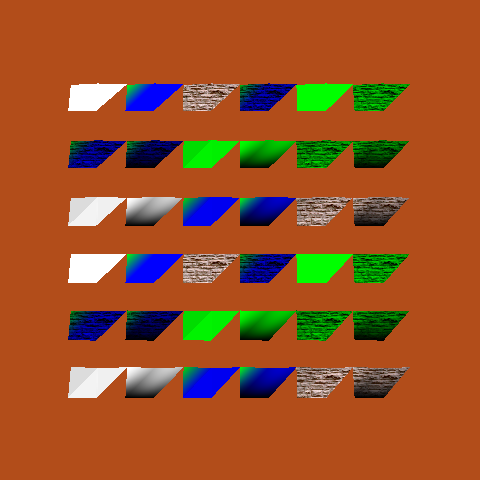

Write Python code to recreate this figure.
#!/usr/bin/env python

# Test vtkPolyDataMapper with all polygon types and various data array combinations.

import os

import vtkmodules.vtkInteractionStyle  # noqa: F401
import vtkmodules.vtkRenderingFreeType  # noqa: F401
import vtkmodules.vtkRenderingOpenGL2  # noqa: F401

from vtkmodules.vtkCommonCore import (
    vtkFloatArray,
    vtkLookupTable,
    vtkPoints,
)
from vtkmodules.vtkCommonDataModel import (
    vtkTriangleStrip,
    vtkUnstructuredGrid,
)
from vtkmodules.vtkFiltersCore import vtkTriangleFilter
from vtkmodules.vtkFiltersGeometry import vtkGeometryFilter
from vtkmodules.vtkIOImage import vtkBMPReader
from vtkmodules.vtkRenderingCore import (
    vtkActor,
    vtkPolyDataMapper,
    vtkRenderWindow,
    vtkRenderWindowInteractor,
    vtkRenderer,
    vtkTexture,
)

# Texture
bmp_reader = vtkBMPReader()
data_dir = os.environ.get("VPE_DATA_DIR", os.path.dirname(os.path.abspath(__file__)))

bmp_reader.SetFileName(os.path.join(data_dir, "masonry.bmp"))

texture = vtkTexture()
texture.SetInputConnection(bmp_reader.GetOutputPort())

# Triangle strip points
triangle_strip_points = vtkPoints()
triangle_strip_points.SetNumberOfPoints(5)
triangle_strip_points.InsertPoint(0, 0, 1, 0)
triangle_strip_points.InsertPoint(1, 0, 0, 0.5)
triangle_strip_points.InsertPoint(2, 1, 1, 0.3)
triangle_strip_points.InsertPoint(3, 1, 0, 0.6)
triangle_strip_points.InsertPoint(4, 2, 1, 0.1)

# Texture coordinates
triangle_strip_tcoords = vtkFloatArray()
triangle_strip_tcoords.SetNumberOfComponents(2)
triangle_strip_tcoords.SetNumberOfTuples(5)
triangle_strip_tcoords.InsertTuple2(0, 0, 1)
triangle_strip_tcoords.InsertTuple2(1, 0, 0)
triangle_strip_tcoords.InsertTuple2(2, 0.5, 1)
triangle_strip_tcoords.InsertTuple2(3, 0.5, 0)
triangle_strip_tcoords.InsertTuple2(4, 1, 1)

# Point scalars
triangle_strip_point_scalars = vtkFloatArray()
triangle_strip_point_scalars.SetNumberOfTuples(5)
triangle_strip_point_scalars.InsertValue(0, 1)
triangle_strip_point_scalars.InsertValue(1, 0)
triangle_strip_point_scalars.InsertValue(2, 0)
triangle_strip_point_scalars.InsertValue(3, 0)
triangle_strip_point_scalars.InsertValue(4, 0)

# Cell scalars
triangle_strip_cell_scalars = vtkFloatArray()
triangle_strip_cell_scalars.SetNumberOfTuples(1)
triangle_strip_cell_scalars.InsertValue(0, 1)

# Point normals
triangle_strip_point_normals = vtkFloatArray()
triangle_strip_point_normals.SetNumberOfComponents(3)
triangle_strip_point_normals.SetNumberOfTuples(5)
triangle_strip_point_normals.InsertTuple3(0, 0, 0, 1)
triangle_strip_point_normals.InsertTuple3(1, 0, 1, 0)
triangle_strip_point_normals.InsertTuple3(2, 0, 1, 1)
triangle_strip_point_normals.InsertTuple3(3, 1, 0, 0)
triangle_strip_point_normals.InsertTuple3(4, 1, 0, 1)

# Cell normals
triangle_strip_cell_normals = vtkFloatArray()
triangle_strip_cell_normals.SetNumberOfComponents(3)
triangle_strip_cell_normals.SetNumberOfTuples(1)
triangle_strip_cell_normals.InsertTuple3(0, 0, 0, 1)

# Triangle strip cell
a_triangle_strip = vtkTriangleStrip()
a_triangle_strip.GetPointIds().SetNumberOfIds(5)
a_triangle_strip.GetPointIds().SetId(0, 0)
a_triangle_strip.GetPointIds().SetId(1, 1)
a_triangle_strip.GetPointIds().SetId(2, 2)
a_triangle_strip.GetPointIds().SetId(3, 3)
a_triangle_strip.GetPointIds().SetId(4, 4)

# Lookup table
lut = vtkLookupTable()
lut.SetNumberOfColors(5)
lut.SetTableValue(0, 0, 0, 1, 1)
lut.SetTableValue(1, 0, 1, 0, 1)
lut.SetTableValue(2, 0, 1, 1, 1)
lut.SetTableValue(3, 1, 0, 0, 1)
lut.SetTableValue(4, 1, 0, 1, 1)

# Strip type, mask=0, position=(0, 0)
grid_0 = vtkUnstructuredGrid()
grid_0.Allocate(1, 1)
grid_0.InsertNextCell(a_triangle_strip.GetCellType(), a_triangle_strip.GetPointIds())
grid_0.SetPoints(triangle_strip_points)
geometry_0 = vtkGeometryFilter()
geometry_0.SetInputData(grid_0)
tri_filter_0 = vtkTriangleFilter()
tri_filter_0.SetInputConnection(geometry_0.GetOutputPort())
mapper_0 = vtkPolyDataMapper()
mapper_0.SetInputConnection(geometry_0.GetOutputPort())
mapper_0.SetLookupTable(lut)
mapper_0.SetScalarRange(0, 4)
actor_0 = vtkActor()
actor_0.SetMapper(mapper_0)
actor_0.AddPosition(0, 0, 0)

# Strip type, mask=1, position=(2, 0)
grid_1 = vtkUnstructuredGrid()
grid_1.Allocate(1, 1)
grid_1.InsertNextCell(a_triangle_strip.GetCellType(), a_triangle_strip.GetPointIds())
grid_1.SetPoints(triangle_strip_points)
geometry_1 = vtkGeometryFilter()
geometry_1.SetInputData(grid_1)
tri_filter_1 = vtkTriangleFilter()
tri_filter_1.SetInputConnection(geometry_1.GetOutputPort())
mapper_1 = vtkPolyDataMapper()
mapper_1.SetInputConnection(geometry_1.GetOutputPort())
mapper_1.SetLookupTable(lut)
mapper_1.SetScalarRange(0, 4)
actor_1 = vtkActor()
actor_1.SetMapper(mapper_1)
grid_1.GetPointData().SetNormals(triangle_strip_point_normals)
actor_1.AddPosition(2, 0, 0)

# Strip type, mask=2, position=(4, 0)
grid_2 = vtkUnstructuredGrid()
grid_2.Allocate(1, 1)
grid_2.InsertNextCell(a_triangle_strip.GetCellType(), a_triangle_strip.GetPointIds())
grid_2.SetPoints(triangle_strip_points)
geometry_2 = vtkGeometryFilter()
geometry_2.SetInputData(grid_2)
tri_filter_2 = vtkTriangleFilter()
tri_filter_2.SetInputConnection(geometry_2.GetOutputPort())
mapper_2 = vtkPolyDataMapper()
mapper_2.SetInputConnection(geometry_2.GetOutputPort())
mapper_2.SetLookupTable(lut)
mapper_2.SetScalarRange(0, 4)
actor_2 = vtkActor()
actor_2.SetMapper(mapper_2)
grid_2.GetPointData().SetScalars(triangle_strip_point_scalars)
mapper_2.SetScalarModeToUsePointData()
actor_2.AddPosition(4, 0, 0)

# Strip type, mask=3, position=(6, 0)
grid_3 = vtkUnstructuredGrid()
grid_3.Allocate(1, 1)
grid_3.InsertNextCell(a_triangle_strip.GetCellType(), a_triangle_strip.GetPointIds())
grid_3.SetPoints(triangle_strip_points)
geometry_3 = vtkGeometryFilter()
geometry_3.SetInputData(grid_3)
tri_filter_3 = vtkTriangleFilter()
tri_filter_3.SetInputConnection(geometry_3.GetOutputPort())
mapper_3 = vtkPolyDataMapper()
mapper_3.SetInputConnection(geometry_3.GetOutputPort())
mapper_3.SetLookupTable(lut)
mapper_3.SetScalarRange(0, 4)
actor_3 = vtkActor()
actor_3.SetMapper(mapper_3)
grid_3.GetPointData().SetNormals(triangle_strip_point_normals)
grid_3.GetPointData().SetScalars(triangle_strip_point_scalars)
mapper_3.SetScalarModeToUsePointData()
actor_3.AddPosition(6, 0, 0)

# Strip type, mask=4, position=(8, 0)
grid_4 = vtkUnstructuredGrid()
grid_4.Allocate(1, 1)
grid_4.InsertNextCell(a_triangle_strip.GetCellType(), a_triangle_strip.GetPointIds())
grid_4.SetPoints(triangle_strip_points)
geometry_4 = vtkGeometryFilter()
geometry_4.SetInputData(grid_4)
tri_filter_4 = vtkTriangleFilter()
tri_filter_4.SetInputConnection(geometry_4.GetOutputPort())
mapper_4 = vtkPolyDataMapper()
mapper_4.SetInputConnection(geometry_4.GetOutputPort())
mapper_4.SetLookupTable(lut)
mapper_4.SetScalarRange(0, 4)
actor_4 = vtkActor()
actor_4.SetMapper(mapper_4)
grid_4.GetPointData().SetTCoords(triangle_strip_tcoords)
actor_4.SetTexture(texture)
actor_4.AddPosition(8, 0, 0)

# Strip type, mask=5, position=(10, 0)
grid_5 = vtkUnstructuredGrid()
grid_5.Allocate(1, 1)
grid_5.InsertNextCell(a_triangle_strip.GetCellType(), a_triangle_strip.GetPointIds())
grid_5.SetPoints(triangle_strip_points)
geometry_5 = vtkGeometryFilter()
geometry_5.SetInputData(grid_5)
tri_filter_5 = vtkTriangleFilter()
tri_filter_5.SetInputConnection(geometry_5.GetOutputPort())
mapper_5 = vtkPolyDataMapper()
mapper_5.SetInputConnection(geometry_5.GetOutputPort())
mapper_5.SetLookupTable(lut)
mapper_5.SetScalarRange(0, 4)
actor_5 = vtkActor()
actor_5.SetMapper(mapper_5)
grid_5.GetPointData().SetNormals(triangle_strip_point_normals)
grid_5.GetPointData().SetTCoords(triangle_strip_tcoords)
actor_5.SetTexture(texture)
actor_5.AddPosition(10, 0, 0)

# Strip type, mask=6, position=(0, 2)
grid_6 = vtkUnstructuredGrid()
grid_6.Allocate(1, 1)
grid_6.InsertNextCell(a_triangle_strip.GetCellType(), a_triangle_strip.GetPointIds())
grid_6.SetPoints(triangle_strip_points)
geometry_6 = vtkGeometryFilter()
geometry_6.SetInputData(grid_6)
tri_filter_6 = vtkTriangleFilter()
tri_filter_6.SetInputConnection(geometry_6.GetOutputPort())
mapper_6 = vtkPolyDataMapper()
mapper_6.SetInputConnection(geometry_6.GetOutputPort())
mapper_6.SetLookupTable(lut)
mapper_6.SetScalarRange(0, 4)
actor_6 = vtkActor()
actor_6.SetMapper(mapper_6)
grid_6.GetPointData().SetScalars(triangle_strip_point_scalars)
mapper_6.SetScalarModeToUsePointData()
grid_6.GetPointData().SetTCoords(triangle_strip_tcoords)
actor_6.SetTexture(texture)
actor_6.AddPosition(0, 2, 0)

# Strip type, mask=7, position=(2, 2)
grid_7 = vtkUnstructuredGrid()
grid_7.Allocate(1, 1)
grid_7.InsertNextCell(a_triangle_strip.GetCellType(), a_triangle_strip.GetPointIds())
grid_7.SetPoints(triangle_strip_points)
geometry_7 = vtkGeometryFilter()
geometry_7.SetInputData(grid_7)
tri_filter_7 = vtkTriangleFilter()
tri_filter_7.SetInputConnection(geometry_7.GetOutputPort())
mapper_7 = vtkPolyDataMapper()
mapper_7.SetInputConnection(geometry_7.GetOutputPort())
mapper_7.SetLookupTable(lut)
mapper_7.SetScalarRange(0, 4)
actor_7 = vtkActor()
actor_7.SetMapper(mapper_7)
grid_7.GetPointData().SetNormals(triangle_strip_point_normals)
grid_7.GetPointData().SetScalars(triangle_strip_point_scalars)
mapper_7.SetScalarModeToUsePointData()
grid_7.GetPointData().SetTCoords(triangle_strip_tcoords)
actor_7.SetTexture(texture)
actor_7.AddPosition(2, 2, 0)

# Strip type, mask=10, position=(4, 2)
grid_8 = vtkUnstructuredGrid()
grid_8.Allocate(1, 1)
grid_8.InsertNextCell(a_triangle_strip.GetCellType(), a_triangle_strip.GetPointIds())
grid_8.SetPoints(triangle_strip_points)
geometry_8 = vtkGeometryFilter()
geometry_8.SetInputData(grid_8)
tri_filter_8 = vtkTriangleFilter()
tri_filter_8.SetInputConnection(geometry_8.GetOutputPort())
mapper_8 = vtkPolyDataMapper()
mapper_8.SetInputConnection(geometry_8.GetOutputPort())
mapper_8.SetLookupTable(lut)
mapper_8.SetScalarRange(0, 4)
actor_8 = vtkActor()
actor_8.SetMapper(mapper_8)
grid_8.GetPointData().SetScalars(triangle_strip_point_scalars)
mapper_8.SetScalarModeToUsePointData()
grid_8.GetCellData().SetScalars(triangle_strip_cell_scalars)
mapper_8.SetScalarModeToUseCellData()
actor_8.AddPosition(4, 2, 0)

# Strip type, mask=11, position=(6, 2)
grid_9 = vtkUnstructuredGrid()
grid_9.Allocate(1, 1)
grid_9.InsertNextCell(a_triangle_strip.GetCellType(), a_triangle_strip.GetPointIds())
grid_9.SetPoints(triangle_strip_points)
geometry_9 = vtkGeometryFilter()
geometry_9.SetInputData(grid_9)
tri_filter_9 = vtkTriangleFilter()
tri_filter_9.SetInputConnection(geometry_9.GetOutputPort())
mapper_9 = vtkPolyDataMapper()
mapper_9.SetInputConnection(geometry_9.GetOutputPort())
mapper_9.SetLookupTable(lut)
mapper_9.SetScalarRange(0, 4)
actor_9 = vtkActor()
actor_9.SetMapper(mapper_9)
grid_9.GetPointData().SetNormals(triangle_strip_point_normals)
grid_9.GetPointData().SetScalars(triangle_strip_point_scalars)
mapper_9.SetScalarModeToUsePointData()
grid_9.GetCellData().SetScalars(triangle_strip_cell_scalars)
mapper_9.SetScalarModeToUseCellData()
actor_9.AddPosition(6, 2, 0)

# Strip type, mask=14, position=(8, 2)
grid_10 = vtkUnstructuredGrid()
grid_10.Allocate(1, 1)
grid_10.InsertNextCell(a_triangle_strip.GetCellType(), a_triangle_strip.GetPointIds())
grid_10.SetPoints(triangle_strip_points)
geometry_10 = vtkGeometryFilter()
geometry_10.SetInputData(grid_10)
tri_filter_10 = vtkTriangleFilter()
tri_filter_10.SetInputConnection(geometry_10.GetOutputPort())
mapper_10 = vtkPolyDataMapper()
mapper_10.SetInputConnection(geometry_10.GetOutputPort())
mapper_10.SetLookupTable(lut)
mapper_10.SetScalarRange(0, 4)
actor_10 = vtkActor()
actor_10.SetMapper(mapper_10)
grid_10.GetPointData().SetScalars(triangle_strip_point_scalars)
mapper_10.SetScalarModeToUsePointData()
grid_10.GetPointData().SetTCoords(triangle_strip_tcoords)
actor_10.SetTexture(texture)
grid_10.GetCellData().SetScalars(triangle_strip_cell_scalars)
mapper_10.SetScalarModeToUseCellData()
actor_10.AddPosition(8, 2, 0)

# Strip type, mask=15, position=(10, 2)
grid_11 = vtkUnstructuredGrid()
grid_11.Allocate(1, 1)
grid_11.InsertNextCell(a_triangle_strip.GetCellType(), a_triangle_strip.GetPointIds())
grid_11.SetPoints(triangle_strip_points)
geometry_11 = vtkGeometryFilter()
geometry_11.SetInputData(grid_11)
tri_filter_11 = vtkTriangleFilter()
tri_filter_11.SetInputConnection(geometry_11.GetOutputPort())
mapper_11 = vtkPolyDataMapper()
mapper_11.SetInputConnection(geometry_11.GetOutputPort())
mapper_11.SetLookupTable(lut)
mapper_11.SetScalarRange(0, 4)
actor_11 = vtkActor()
actor_11.SetMapper(mapper_11)
grid_11.GetPointData().SetNormals(triangle_strip_point_normals)
grid_11.GetPointData().SetScalars(triangle_strip_point_scalars)
mapper_11.SetScalarModeToUsePointData()
grid_11.GetPointData().SetTCoords(triangle_strip_tcoords)
actor_11.SetTexture(texture)
grid_11.GetCellData().SetScalars(triangle_strip_cell_scalars)
mapper_11.SetScalarModeToUseCellData()
actor_11.AddPosition(10, 2, 0)

# Strip type, mask=16, position=(0, 4)
grid_12 = vtkUnstructuredGrid()
grid_12.Allocate(1, 1)
grid_12.InsertNextCell(a_triangle_strip.GetCellType(), a_triangle_strip.GetPointIds())
grid_12.SetPoints(triangle_strip_points)
geometry_12 = vtkGeometryFilter()
geometry_12.SetInputData(grid_12)
tri_filter_12 = vtkTriangleFilter()
tri_filter_12.SetInputConnection(geometry_12.GetOutputPort())
mapper_12 = vtkPolyDataMapper()
mapper_12.SetInputConnection(geometry_12.GetOutputPort())
mapper_12.SetLookupTable(lut)
mapper_12.SetScalarRange(0, 4)
actor_12 = vtkActor()
actor_12.SetMapper(mapper_12)
grid_12.GetCellData().SetNormals(triangle_strip_cell_normals)
actor_12.AddPosition(0, 4, 0)

# Strip type, mask=18, position=(2, 4)
grid_13 = vtkUnstructuredGrid()
grid_13.Allocate(1, 1)
grid_13.InsertNextCell(a_triangle_strip.GetCellType(), a_triangle_strip.GetPointIds())
grid_13.SetPoints(triangle_strip_points)
geometry_13 = vtkGeometryFilter()
geometry_13.SetInputData(grid_13)
tri_filter_13 = vtkTriangleFilter()
tri_filter_13.SetInputConnection(geometry_13.GetOutputPort())
mapper_13 = vtkPolyDataMapper()
mapper_13.SetInputConnection(geometry_13.GetOutputPort())
mapper_13.SetLookupTable(lut)
mapper_13.SetScalarRange(0, 4)
actor_13 = vtkActor()
actor_13.SetMapper(mapper_13)
grid_13.GetPointData().SetScalars(triangle_strip_point_scalars)
mapper_13.SetScalarModeToUsePointData()
grid_13.GetCellData().SetNormals(triangle_strip_cell_normals)
actor_13.AddPosition(2, 4, 0)

# Strip type, mask=20, position=(4, 4)
grid_14 = vtkUnstructuredGrid()
grid_14.Allocate(1, 1)
grid_14.InsertNextCell(a_triangle_strip.GetCellType(), a_triangle_strip.GetPointIds())
grid_14.SetPoints(triangle_strip_points)
geometry_14 = vtkGeometryFilter()
geometry_14.SetInputData(grid_14)
tri_filter_14 = vtkTriangleFilter()
tri_filter_14.SetInputConnection(geometry_14.GetOutputPort())
mapper_14 = vtkPolyDataMapper()
mapper_14.SetInputConnection(geometry_14.GetOutputPort())
mapper_14.SetLookupTable(lut)
mapper_14.SetScalarRange(0, 4)
actor_14 = vtkActor()
actor_14.SetMapper(mapper_14)
grid_14.GetPointData().SetTCoords(triangle_strip_tcoords)
actor_14.SetTexture(texture)
grid_14.GetCellData().SetNormals(triangle_strip_cell_normals)
actor_14.AddPosition(4, 4, 0)

# Strip type, mask=22, position=(6, 4)
grid_15 = vtkUnstructuredGrid()
grid_15.Allocate(1, 1)
grid_15.InsertNextCell(a_triangle_strip.GetCellType(), a_triangle_strip.GetPointIds())
grid_15.SetPoints(triangle_strip_points)
geometry_15 = vtkGeometryFilter()
geometry_15.SetInputData(grid_15)
tri_filter_15 = vtkTriangleFilter()
tri_filter_15.SetInputConnection(geometry_15.GetOutputPort())
mapper_15 = vtkPolyDataMapper()
mapper_15.SetInputConnection(geometry_15.GetOutputPort())
mapper_15.SetLookupTable(lut)
mapper_15.SetScalarRange(0, 4)
actor_15 = vtkActor()
actor_15.SetMapper(mapper_15)
grid_15.GetPointData().SetScalars(triangle_strip_point_scalars)
mapper_15.SetScalarModeToUsePointData()
grid_15.GetPointData().SetTCoords(triangle_strip_tcoords)
actor_15.SetTexture(texture)
grid_15.GetCellData().SetNormals(triangle_strip_cell_normals)
actor_15.AddPosition(6, 4, 0)

# Strip type, mask=26, position=(8, 4)
grid_16 = vtkUnstructuredGrid()
grid_16.Allocate(1, 1)
grid_16.InsertNextCell(a_triangle_strip.GetCellType(), a_triangle_strip.GetPointIds())
grid_16.SetPoints(triangle_strip_points)
geometry_16 = vtkGeometryFilter()
geometry_16.SetInputData(grid_16)
tri_filter_16 = vtkTriangleFilter()
tri_filter_16.SetInputConnection(geometry_16.GetOutputPort())
mapper_16 = vtkPolyDataMapper()
mapper_16.SetInputConnection(geometry_16.GetOutputPort())
mapper_16.SetLookupTable(lut)
mapper_16.SetScalarRange(0, 4)
actor_16 = vtkActor()
actor_16.SetMapper(mapper_16)
grid_16.GetPointData().SetScalars(triangle_strip_point_scalars)
mapper_16.SetScalarModeToUsePointData()
grid_16.GetCellData().SetScalars(triangle_strip_cell_scalars)
mapper_16.SetScalarModeToUseCellData()
grid_16.GetCellData().SetNormals(triangle_strip_cell_normals)
actor_16.AddPosition(8, 4, 0)

# Strip type, mask=30, position=(10, 4)
grid_17 = vtkUnstructuredGrid()
grid_17.Allocate(1, 1)
grid_17.InsertNextCell(a_triangle_strip.GetCellType(), a_triangle_strip.GetPointIds())
grid_17.SetPoints(triangle_strip_points)
geometry_17 = vtkGeometryFilter()
geometry_17.SetInputData(grid_17)
tri_filter_17 = vtkTriangleFilter()
tri_filter_17.SetInputConnection(geometry_17.GetOutputPort())
mapper_17 = vtkPolyDataMapper()
mapper_17.SetInputConnection(geometry_17.GetOutputPort())
mapper_17.SetLookupTable(lut)
mapper_17.SetScalarRange(0, 4)
actor_17 = vtkActor()
actor_17.SetMapper(mapper_17)
grid_17.GetPointData().SetScalars(triangle_strip_point_scalars)
mapper_17.SetScalarModeToUsePointData()
grid_17.GetPointData().SetTCoords(triangle_strip_tcoords)
actor_17.SetTexture(texture)
grid_17.GetCellData().SetScalars(triangle_strip_cell_scalars)
mapper_17.SetScalarModeToUseCellData()
grid_17.GetCellData().SetNormals(triangle_strip_cell_normals)
actor_17.AddPosition(10, 4, 0)

# Triangle type, mask=0, position=(0, 6)
grid_18 = vtkUnstructuredGrid()
grid_18.Allocate(1, 1)
grid_18.InsertNextCell(a_triangle_strip.GetCellType(), a_triangle_strip.GetPointIds())
grid_18.SetPoints(triangle_strip_points)
geometry_18 = vtkGeometryFilter()
geometry_18.SetInputData(grid_18)
tri_filter_18 = vtkTriangleFilter()
tri_filter_18.SetInputConnection(geometry_18.GetOutputPort())
mapper_18 = vtkPolyDataMapper()
mapper_18.SetInputConnection(tri_filter_18.GetOutputPort())
mapper_18.SetLookupTable(lut)
mapper_18.SetScalarRange(0, 4)
actor_18 = vtkActor()
actor_18.SetMapper(mapper_18)
actor_18.AddPosition(0, 6, 0)

# Triangle type, mask=1, position=(2, 6)
grid_19 = vtkUnstructuredGrid()
grid_19.Allocate(1, 1)
grid_19.InsertNextCell(a_triangle_strip.GetCellType(), a_triangle_strip.GetPointIds())
grid_19.SetPoints(triangle_strip_points)
geometry_19 = vtkGeometryFilter()
geometry_19.SetInputData(grid_19)
tri_filter_19 = vtkTriangleFilter()
tri_filter_19.SetInputConnection(geometry_19.GetOutputPort())
mapper_19 = vtkPolyDataMapper()
mapper_19.SetInputConnection(tri_filter_19.GetOutputPort())
mapper_19.SetLookupTable(lut)
mapper_19.SetScalarRange(0, 4)
actor_19 = vtkActor()
actor_19.SetMapper(mapper_19)
grid_19.GetPointData().SetNormals(triangle_strip_point_normals)
actor_19.AddPosition(2, 6, 0)

# Triangle type, mask=2, position=(4, 6)
grid_20 = vtkUnstructuredGrid()
grid_20.Allocate(1, 1)
grid_20.InsertNextCell(a_triangle_strip.GetCellType(), a_triangle_strip.GetPointIds())
grid_20.SetPoints(triangle_strip_points)
geometry_20 = vtkGeometryFilter()
geometry_20.SetInputData(grid_20)
tri_filter_20 = vtkTriangleFilter()
tri_filter_20.SetInputConnection(geometry_20.GetOutputPort())
mapper_20 = vtkPolyDataMapper()
mapper_20.SetInputConnection(tri_filter_20.GetOutputPort())
mapper_20.SetLookupTable(lut)
mapper_20.SetScalarRange(0, 4)
actor_20 = vtkActor()
actor_20.SetMapper(mapper_20)
grid_20.GetPointData().SetScalars(triangle_strip_point_scalars)
mapper_20.SetScalarModeToUsePointData()
actor_20.AddPosition(4, 6, 0)

# Triangle type, mask=3, position=(6, 6)
grid_21 = vtkUnstructuredGrid()
grid_21.Allocate(1, 1)
grid_21.InsertNextCell(a_triangle_strip.GetCellType(), a_triangle_strip.GetPointIds())
grid_21.SetPoints(triangle_strip_points)
geometry_21 = vtkGeometryFilter()
geometry_21.SetInputData(grid_21)
tri_filter_21 = vtkTriangleFilter()
tri_filter_21.SetInputConnection(geometry_21.GetOutputPort())
mapper_21 = vtkPolyDataMapper()
mapper_21.SetInputConnection(tri_filter_21.GetOutputPort())
mapper_21.SetLookupTable(lut)
mapper_21.SetScalarRange(0, 4)
actor_21 = vtkActor()
actor_21.SetMapper(mapper_21)
grid_21.GetPointData().SetNormals(triangle_strip_point_normals)
grid_21.GetPointData().SetScalars(triangle_strip_point_scalars)
mapper_21.SetScalarModeToUsePointData()
actor_21.AddPosition(6, 6, 0)

# Triangle type, mask=4, position=(8, 6)
grid_22 = vtkUnstructuredGrid()
grid_22.Allocate(1, 1)
grid_22.InsertNextCell(a_triangle_strip.GetCellType(), a_triangle_strip.GetPointIds())
grid_22.SetPoints(triangle_strip_points)
geometry_22 = vtkGeometryFilter()
geometry_22.SetInputData(grid_22)
tri_filter_22 = vtkTriangleFilter()
tri_filter_22.SetInputConnection(geometry_22.GetOutputPort())
mapper_22 = vtkPolyDataMapper()
mapper_22.SetInputConnection(tri_filter_22.GetOutputPort())
mapper_22.SetLookupTable(lut)
mapper_22.SetScalarRange(0, 4)
actor_22 = vtkActor()
actor_22.SetMapper(mapper_22)
grid_22.GetPointData().SetTCoords(triangle_strip_tcoords)
actor_22.SetTexture(texture)
actor_22.AddPosition(8, 6, 0)

# Triangle type, mask=5, position=(10, 6)
grid_23 = vtkUnstructuredGrid()
grid_23.Allocate(1, 1)
grid_23.InsertNextCell(a_triangle_strip.GetCellType(), a_triangle_strip.GetPointIds())
grid_23.SetPoints(triangle_strip_points)
geometry_23 = vtkGeometryFilter()
geometry_23.SetInputData(grid_23)
tri_filter_23 = vtkTriangleFilter()
tri_filter_23.SetInputConnection(geometry_23.GetOutputPort())
mapper_23 = vtkPolyDataMapper()
mapper_23.SetInputConnection(tri_filter_23.GetOutputPort())
mapper_23.SetLookupTable(lut)
mapper_23.SetScalarRange(0, 4)
actor_23 = vtkActor()
actor_23.SetMapper(mapper_23)
grid_23.GetPointData().SetNormals(triangle_strip_point_normals)
grid_23.GetPointData().SetTCoords(triangle_strip_tcoords)
actor_23.SetTexture(texture)
actor_23.AddPosition(10, 6, 0)

# Triangle type, mask=6, position=(0, 8)
grid_24 = vtkUnstructuredGrid()
grid_24.Allocate(1, 1)
grid_24.InsertNextCell(a_triangle_strip.GetCellType(), a_triangle_strip.GetPointIds())
grid_24.SetPoints(triangle_strip_points)
geometry_24 = vtkGeometryFilter()
geometry_24.SetInputData(grid_24)
tri_filter_24 = vtkTriangleFilter()
tri_filter_24.SetInputConnection(geometry_24.GetOutputPort())
mapper_24 = vtkPolyDataMapper()
mapper_24.SetInputConnection(tri_filter_24.GetOutputPort())
mapper_24.SetLookupTable(lut)
mapper_24.SetScalarRange(0, 4)
actor_24 = vtkActor()
actor_24.SetMapper(mapper_24)
grid_24.GetPointData().SetScalars(triangle_strip_point_scalars)
mapper_24.SetScalarModeToUsePointData()
grid_24.GetPointData().SetTCoords(triangle_strip_tcoords)
actor_24.SetTexture(texture)
actor_24.AddPosition(0, 8, 0)

# Triangle type, mask=7, position=(2, 8)
grid_25 = vtkUnstructuredGrid()
grid_25.Allocate(1, 1)
grid_25.InsertNextCell(a_triangle_strip.GetCellType(), a_triangle_strip.GetPointIds())
grid_25.SetPoints(triangle_strip_points)
geometry_25 = vtkGeometryFilter()
geometry_25.SetInputData(grid_25)
tri_filter_25 = vtkTriangleFilter()
tri_filter_25.SetInputConnection(geometry_25.GetOutputPort())
mapper_25 = vtkPolyDataMapper()
mapper_25.SetInputConnection(tri_filter_25.GetOutputPort())
mapper_25.SetLookupTable(lut)
mapper_25.SetScalarRange(0, 4)
actor_25 = vtkActor()
actor_25.SetMapper(mapper_25)
grid_25.GetPointData().SetNormals(triangle_strip_point_normals)
grid_25.GetPointData().SetScalars(triangle_strip_point_scalars)
mapper_25.SetScalarModeToUsePointData()
grid_25.GetPointData().SetTCoords(triangle_strip_tcoords)
actor_25.SetTexture(texture)
actor_25.AddPosition(2, 8, 0)

# Triangle type, mask=10, position=(4, 8)
grid_26 = vtkUnstructuredGrid()
grid_26.Allocate(1, 1)
grid_26.InsertNextCell(a_triangle_strip.GetCellType(), a_triangle_strip.GetPointIds())
grid_26.SetPoints(triangle_strip_points)
geometry_26 = vtkGeometryFilter()
geometry_26.SetInputData(grid_26)
tri_filter_26 = vtkTriangleFilter()
tri_filter_26.SetInputConnection(geometry_26.GetOutputPort())
mapper_26 = vtkPolyDataMapper()
mapper_26.SetInputConnection(tri_filter_26.GetOutputPort())
mapper_26.SetLookupTable(lut)
mapper_26.SetScalarRange(0, 4)
actor_26 = vtkActor()
actor_26.SetMapper(mapper_26)
grid_26.GetPointData().SetScalars(triangle_strip_point_scalars)
mapper_26.SetScalarModeToUsePointData()
grid_26.GetCellData().SetScalars(triangle_strip_cell_scalars)
mapper_26.SetScalarModeToUseCellData()
actor_26.AddPosition(4, 8, 0)

# Triangle type, mask=11, position=(6, 8)
grid_27 = vtkUnstructuredGrid()
grid_27.Allocate(1, 1)
grid_27.InsertNextCell(a_triangle_strip.GetCellType(), a_triangle_strip.GetPointIds())
grid_27.SetPoints(triangle_strip_points)
geometry_27 = vtkGeometryFilter()
geometry_27.SetInputData(grid_27)
tri_filter_27 = vtkTriangleFilter()
tri_filter_27.SetInputConnection(geometry_27.GetOutputPort())
mapper_27 = vtkPolyDataMapper()
mapper_27.SetInputConnection(tri_filter_27.GetOutputPort())
mapper_27.SetLookupTable(lut)
mapper_27.SetScalarRange(0, 4)
actor_27 = vtkActor()
actor_27.SetMapper(mapper_27)
grid_27.GetPointData().SetNormals(triangle_strip_point_normals)
grid_27.GetPointData().SetScalars(triangle_strip_point_scalars)
mapper_27.SetScalarModeToUsePointData()
grid_27.GetCellData().SetScalars(triangle_strip_cell_scalars)
mapper_27.SetScalarModeToUseCellData()
actor_27.AddPosition(6, 8, 0)

# Triangle type, mask=14, position=(8, 8)
grid_28 = vtkUnstructuredGrid()
grid_28.Allocate(1, 1)
grid_28.InsertNextCell(a_triangle_strip.GetCellType(), a_triangle_strip.GetPointIds())
grid_28.SetPoints(triangle_strip_points)
geometry_28 = vtkGeometryFilter()
geometry_28.SetInputData(grid_28)
tri_filter_28 = vtkTriangleFilter()
tri_filter_28.SetInputConnection(geometry_28.GetOutputPort())
mapper_28 = vtkPolyDataMapper()
mapper_28.SetInputConnection(tri_filter_28.GetOutputPort())
mapper_28.SetLookupTable(lut)
mapper_28.SetScalarRange(0, 4)
actor_28 = vtkActor()
actor_28.SetMapper(mapper_28)
grid_28.GetPointData().SetScalars(triangle_strip_point_scalars)
mapper_28.SetScalarModeToUsePointData()
grid_28.GetPointData().SetTCoords(triangle_strip_tcoords)
actor_28.SetTexture(texture)
grid_28.GetCellData().SetScalars(triangle_strip_cell_scalars)
mapper_28.SetScalarModeToUseCellData()
actor_28.AddPosition(8, 8, 0)

# Triangle type, mask=15, position=(10, 8)
grid_29 = vtkUnstructuredGrid()
grid_29.Allocate(1, 1)
grid_29.InsertNextCell(a_triangle_strip.GetCellType(), a_triangle_strip.GetPointIds())
grid_29.SetPoints(triangle_strip_points)
geometry_29 = vtkGeometryFilter()
geometry_29.SetInputData(grid_29)
tri_filter_29 = vtkTriangleFilter()
tri_filter_29.SetInputConnection(geometry_29.GetOutputPort())
mapper_29 = vtkPolyDataMapper()
mapper_29.SetInputConnection(tri_filter_29.GetOutputPort())
mapper_29.SetLookupTable(lut)
mapper_29.SetScalarRange(0, 4)
actor_29 = vtkActor()
actor_29.SetMapper(mapper_29)
grid_29.GetPointData().SetNormals(triangle_strip_point_normals)
grid_29.GetPointData().SetScalars(triangle_strip_point_scalars)
mapper_29.SetScalarModeToUsePointData()
grid_29.GetPointData().SetTCoords(triangle_strip_tcoords)
actor_29.SetTexture(texture)
grid_29.GetCellData().SetScalars(triangle_strip_cell_scalars)
mapper_29.SetScalarModeToUseCellData()
actor_29.AddPosition(10, 8, 0)

# Triangle type, mask=16, position=(0, 10)
grid_30 = vtkUnstructuredGrid()
grid_30.Allocate(1, 1)
grid_30.InsertNextCell(a_triangle_strip.GetCellType(), a_triangle_strip.GetPointIds())
grid_30.SetPoints(triangle_strip_points)
geometry_30 = vtkGeometryFilter()
geometry_30.SetInputData(grid_30)
tri_filter_30 = vtkTriangleFilter()
tri_filter_30.SetInputConnection(geometry_30.GetOutputPort())
mapper_30 = vtkPolyDataMapper()
mapper_30.SetInputConnection(tri_filter_30.GetOutputPort())
mapper_30.SetLookupTable(lut)
mapper_30.SetScalarRange(0, 4)
actor_30 = vtkActor()
actor_30.SetMapper(mapper_30)
grid_30.GetCellData().SetNormals(triangle_strip_cell_normals)
actor_30.AddPosition(0, 10, 0)

# Triangle type, mask=18, position=(2, 10)
grid_31 = vtkUnstructuredGrid()
grid_31.Allocate(1, 1)
grid_31.InsertNextCell(a_triangle_strip.GetCellType(), a_triangle_strip.GetPointIds())
grid_31.SetPoints(triangle_strip_points)
geometry_31 = vtkGeometryFilter()
geometry_31.SetInputData(grid_31)
tri_filter_31 = vtkTriangleFilter()
tri_filter_31.SetInputConnection(geometry_31.GetOutputPort())
mapper_31 = vtkPolyDataMapper()
mapper_31.SetInputConnection(tri_filter_31.GetOutputPort())
mapper_31.SetLookupTable(lut)
mapper_31.SetScalarRange(0, 4)
actor_31 = vtkActor()
actor_31.SetMapper(mapper_31)
grid_31.GetPointData().SetScalars(triangle_strip_point_scalars)
mapper_31.SetScalarModeToUsePointData()
grid_31.GetCellData().SetNormals(triangle_strip_cell_normals)
actor_31.AddPosition(2, 10, 0)

# Triangle type, mask=20, position=(4, 10)
grid_32 = vtkUnstructuredGrid()
grid_32.Allocate(1, 1)
grid_32.InsertNextCell(a_triangle_strip.GetCellType(), a_triangle_strip.GetPointIds())
grid_32.SetPoints(triangle_strip_points)
geometry_32 = vtkGeometryFilter()
geometry_32.SetInputData(grid_32)
tri_filter_32 = vtkTriangleFilter()
tri_filter_32.SetInputConnection(geometry_32.GetOutputPort())
mapper_32 = vtkPolyDataMapper()
mapper_32.SetInputConnection(tri_filter_32.GetOutputPort())
mapper_32.SetLookupTable(lut)
mapper_32.SetScalarRange(0, 4)
actor_32 = vtkActor()
actor_32.SetMapper(mapper_32)
grid_32.GetPointData().SetTCoords(triangle_strip_tcoords)
actor_32.SetTexture(texture)
grid_32.GetCellData().SetNormals(triangle_strip_cell_normals)
actor_32.AddPosition(4, 10, 0)

# Triangle type, mask=22, position=(6, 10)
grid_33 = vtkUnstructuredGrid()
grid_33.Allocate(1, 1)
grid_33.InsertNextCell(a_triangle_strip.GetCellType(), a_triangle_strip.GetPointIds())
grid_33.SetPoints(triangle_strip_points)
geometry_33 = vtkGeometryFilter()
geometry_33.SetInputData(grid_33)
tri_filter_33 = vtkTriangleFilter()
tri_filter_33.SetInputConnection(geometry_33.GetOutputPort())
mapper_33 = vtkPolyDataMapper()
mapper_33.SetInputConnection(tri_filter_33.GetOutputPort())
mapper_33.SetLookupTable(lut)
mapper_33.SetScalarRange(0, 4)
actor_33 = vtkActor()
actor_33.SetMapper(mapper_33)
grid_33.GetPointData().SetScalars(triangle_strip_point_scalars)
mapper_33.SetScalarModeToUsePointData()
grid_33.GetPointData().SetTCoords(triangle_strip_tcoords)
actor_33.SetTexture(texture)
grid_33.GetCellData().SetNormals(triangle_strip_cell_normals)
actor_33.AddPosition(6, 10, 0)

# Triangle type, mask=26, position=(8, 10)
grid_34 = vtkUnstructuredGrid()
grid_34.Allocate(1, 1)
grid_34.InsertNextCell(a_triangle_strip.GetCellType(), a_triangle_strip.GetPointIds())
grid_34.SetPoints(triangle_strip_points)
geometry_34 = vtkGeometryFilter()
geometry_34.SetInputData(grid_34)
tri_filter_34 = vtkTriangleFilter()
tri_filter_34.SetInputConnection(geometry_34.GetOutputPort())
mapper_34 = vtkPolyDataMapper()
mapper_34.SetInputConnection(tri_filter_34.GetOutputPort())
mapper_34.SetLookupTable(lut)
mapper_34.SetScalarRange(0, 4)
actor_34 = vtkActor()
actor_34.SetMapper(mapper_34)
grid_34.GetPointData().SetScalars(triangle_strip_point_scalars)
mapper_34.SetScalarModeToUsePointData()
grid_34.GetCellData().SetScalars(triangle_strip_cell_scalars)
mapper_34.SetScalarModeToUseCellData()
grid_34.GetCellData().SetNormals(triangle_strip_cell_normals)
actor_34.AddPosition(8, 10, 0)

# Triangle type, mask=30, position=(10, 10)
grid_35 = vtkUnstructuredGrid()
grid_35.Allocate(1, 1)
grid_35.InsertNextCell(a_triangle_strip.GetCellType(), a_triangle_strip.GetPointIds())
grid_35.SetPoints(triangle_strip_points)
geometry_35 = vtkGeometryFilter()
geometry_35.SetInputData(grid_35)
tri_filter_35 = vtkTriangleFilter()
tri_filter_35.SetInputConnection(geometry_35.GetOutputPort())
mapper_35 = vtkPolyDataMapper()
mapper_35.SetInputConnection(tri_filter_35.GetOutputPort())
mapper_35.SetLookupTable(lut)
mapper_35.SetScalarRange(0, 4)
actor_35 = vtkActor()
actor_35.SetMapper(mapper_35)
grid_35.GetPointData().SetScalars(triangle_strip_point_scalars)
mapper_35.SetScalarModeToUsePointData()
grid_35.GetPointData().SetTCoords(triangle_strip_tcoords)
actor_35.SetTexture(texture)
grid_35.GetCellData().SetScalars(triangle_strip_cell_scalars)
mapper_35.SetScalarModeToUseCellData()
grid_35.GetCellData().SetNormals(triangle_strip_cell_normals)
actor_35.AddPosition(10, 10, 0)

# Renderer
renderer = vtkRenderer()
renderer.AddActor(actor_0)
renderer.AddActor(actor_1)
renderer.AddActor(actor_2)
renderer.AddActor(actor_3)
renderer.AddActor(actor_4)
renderer.AddActor(actor_5)
renderer.AddActor(actor_6)
renderer.AddActor(actor_7)
renderer.AddActor(actor_8)
renderer.AddActor(actor_9)
renderer.AddActor(actor_10)
renderer.AddActor(actor_11)
renderer.AddActor(actor_12)
renderer.AddActor(actor_13)
renderer.AddActor(actor_14)
renderer.AddActor(actor_15)
renderer.AddActor(actor_16)
renderer.AddActor(actor_17)
renderer.AddActor(actor_18)
renderer.AddActor(actor_19)
renderer.AddActor(actor_20)
renderer.AddActor(actor_21)
renderer.AddActor(actor_22)
renderer.AddActor(actor_23)
renderer.AddActor(actor_24)
renderer.AddActor(actor_25)
renderer.AddActor(actor_26)
renderer.AddActor(actor_27)
renderer.AddActor(actor_28)
renderer.AddActor(actor_29)
renderer.AddActor(actor_30)
renderer.AddActor(actor_31)
renderer.AddActor(actor_32)
renderer.AddActor(actor_33)
renderer.AddActor(actor_34)
renderer.AddActor(actor_35)
renderer.SetBackground(0.7, 0.3, 0.1)

render_window = vtkRenderWindow()
render_window.AddRenderer(renderer)
render_window.SetWindowName("polydata mapper all polygons")
render_window.SetMultiSamples(0)
render_window.SetSize(480, 480)

interactor = vtkRenderWindowInteractor()
interactor.SetRenderWindow(render_window)

# Scene
renderer.ResetCameraClippingRange()

interactor.Initialize()
interactor.Start()
